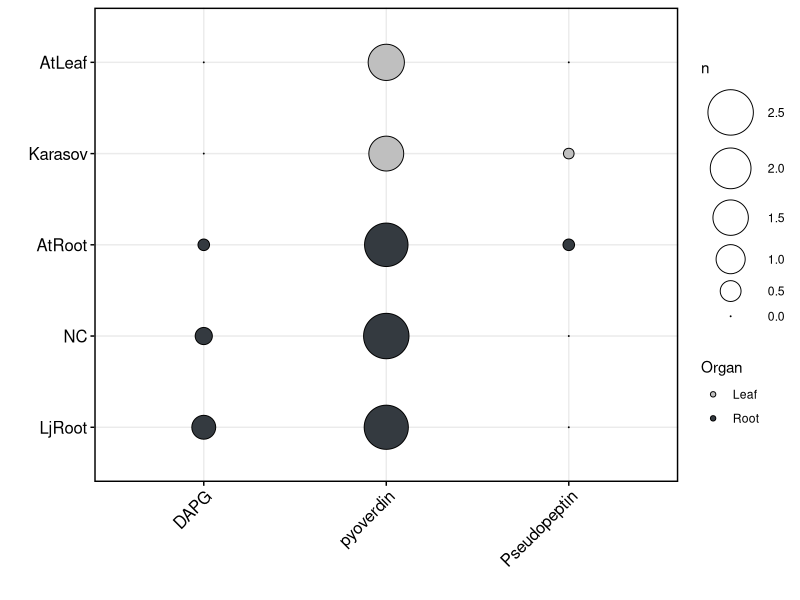

Source code (R):

library(tidyverse)
library(ggpubr)
library(rstatix)

#######
#######
#set wd
setwd()



rm(list = ls())

colors<-c("Agaricomycetes"="#bfbfbf", "Ascomycota"="#8B008B", "Dothideomycetes"="#DB7093", "Eurotiomycetes"="#bfbfbf", "Glomeromycetes"="#bfbfbf", "Lecanoromycetes"="#bfbfbf", "Leotiomycetes"="#bfbfbf", "Microbotryomycetes"="#bfbfbf", "Mucoromycotina"="#bfbfbf", "Pezizomycetes"="#bfbfbf", "Pezizomycotina"="#bfbfbf", "Saccharomycetes"="#bfbfbf", "Sordariomycetes"="#8B008B", "Tremellomycetes"="#bfbfbf", "[Saprospirae]"="#bfbfbf", "Acidimicrobiia"="#bfbfbf",  "Actinobacteria"="#B22222",  "Alphaproteobacteria"="#32CD32", "Bacilli"="#FFA500",  "Bacteroidia"="#bfbfbf",  "Betaproteobacteria"="#228B22",  "Chlamydiia"="#bfbfbf",  "Chloroflexi"="#bfbfbf", 
           "Clostridia"="#bfbfbf",  "Cytophagia"="#bfbfbf",  "DA052"="#bfbfbf",  "Deltaproteobacteria"="#bfbfbf", 
           "Fibrobacteria"="#bfbfbf",  "Flavobacteriia"="#4682B4",  "Gammaproteobacteria"="#006400",  "Gemm-1"="#bfbfbf",  "Nitrospira"="#bfbfbf", 
           "Rubrobacteria"="#bfbfbf",  "SC3"="#bfbfbf",  "Sphingobacteriia"="#bfbfbf",  "Thermoleophilia"="#bfbfbf",  "TK10"="#bfbfbf",  "TM7-3"="#bfbfbf",  "VHS-B5-50"="#bfbfbf")


colors<-c("Leaf"="#bfbfbf", "Root"="#343a40")

#read meta data
read_tsv("SupFig5_data1.txt")->nBGCs
filter(nBGCs,family=="Pseudomonadaceae")->nBGCs
read_tsv("SupFig5_data2.txt")->Karasov
filter(nBGCs,Genomes!="Root401")->nBGCs

filter(nBGCs, Culture_collection=="Chlamy")->Chlamy
filter(nBGCs, Culture_collection=="AtLeaf")->AtLeaf
nBGCs %>% 
  filter(Culture_collection!="AtLeaf") %>% 
  filter(Culture_collection!="Chlamy")->Roots

rep("Root", length(Roots$Culture_collection))->Roots$Organ
rep("Chlamy", length(Chlamy$Culture_collection))->Chlamy$Organ
rep("Leaf", length(AtLeaf$Culture_collection))->AtLeaf$Organ
rep("Leaf", length(Karasov$Genomes))->Karasov$Organ
rep("Karasov", length(Karasov$Genomes))->Karasov$Culture_collection
bind_rows(Roots, Chlamy, AtLeaf, Karasov)->full
#bind_rows(Roots, AtLeaf, Karasov)->full
full %>% group_by(Culture_collection) %>%tally()->n_entries
#write_tsv(full, "BGC_metabolites.txt")
full %>% 
  select(Genomes, Organ, Culture_collection, class, family, genus, `corpeptin A / corpeptin B`, `nunapeptin / nunamycin`, syringomycin, `syringopeptin 25A`, cichopeptin,`2,4-diacetylphloroglucinol`, pyoverdin)->full2

colSums(is.na(full2))
full2$`2,4-diacetylphloroglucinol`[is.na(full2$`2,4-diacetylphloroglucinol`)]<- 0
full2$peptin = rowSums(full2[,c(7:11)])
replace(full2$peptin,full2$peptin>1, 1)->full2$peptin

full2 %>% 
  group_by(Organ, Culture_collection) %>% 
  summarise("peptin"=mean(peptin), "DAPG"=mean(`2,4-diacetylphloroglucinol`),"pyoverdin"=mean(pyoverdin))->full3



filter(full2,Culture_collection!="Chlamy")->noChlamy
pivot_longer(full3, cols = 3:5, names_to ="BGC", values_to = "n")->full3
filter(full3, Culture_collection!="Chlamy")->full3
filter(full3, Culture_collection!="IT")->full3





ggballoonplot(data=full3, x="BGC", y="Culture_collection", fill='Organ',size="n", size.range = c(0, 15))+
  ylab("")+
  xlab("")+
  theme_bw()+
  theme(panel.grid.minor = element_blank(), 
        axis.ticks = element_line(colour = "black", size = 0.5),
        panel.border = element_rect(colour = 'black', size=1, fill = NA),
        axis.text=element_text(size=12, color= "black"),
        axis.text.x = element_text(size=12, color= "black", angle = 45, hjust=0.99),
        axis.title=element_text(size=12),
        strip.background = element_rect(color="black", fill=NA, size=1, linetype="solid"),
        strip.text.x = element_text(size = 12, color = "black"))+
  scale_y_discrete(limits=rev(c("AtLeaf","Karasov", "AtRoot","NC", "LjRoot")))+
  scale_x_discrete(limits=c("DAPG", "pyoverdin", "peptin"), labels=c("DAPG", "pyoverdin", "Pseudopeptin"))+
  scale_fill_manual(values=colors)+
  NULL

